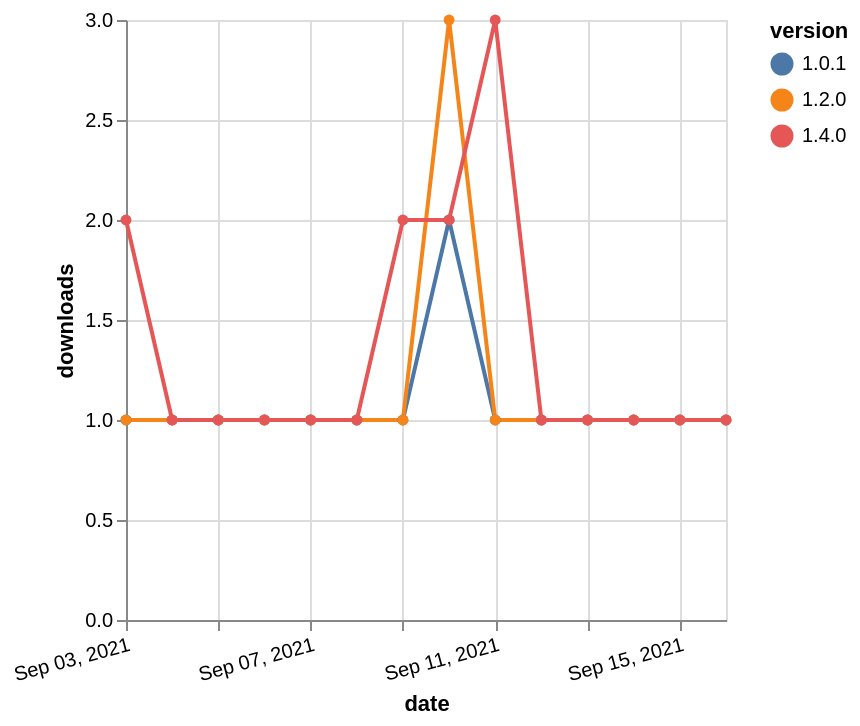

Write a Vega-Lite specification for this figure.
### Vega-Lite specification from a JSON file in a GitHub repository (floating-point values rounded to 4 significant figures)
{"$schema": "https://vega.github.io/schema/vega-lite/v5.json", "description": "A simple bar chart with embedded data.", "data": {"values": [{"date": "2021-09-03", "total": 169, "delta": 1, "version": "1.0.1"}, {"date": "2021-09-04", "total": 170, "delta": 1, "version": "1.0.1"}, {"date": "2021-09-05", "total": 171, "delta": 1, "version": "1.0.1"}, {"date": "2021-09-06", "total": 172, "delta": 1, "version": "1.0.1"}, {"date": "2021-09-07", "total": 173, "delta": 1, "version": "1.0.1"}, {"date": "2021-09-08", "total": 174, "delta": 1, "version": "1.0.1"}, {"date": "2021-09-09", "total": 175, "delta": 1, "version": "1.0.1"}, {"date": "2021-09-10", "total": 177, "delta": 2, "version": "1.0.1"}, {"date": "2021-09-11", "total": 178, "delta": 1, "version": "1.0.1"}, {"date": "2021-09-12", "total": 179, "delta": 1, "version": "1.0.1"}, {"date": "2021-09-13", "total": 180, "delta": 1, "version": "1.0.1"}, {"date": "2021-09-14", "total": 181, "delta": 1, "version": "1.0.1"}, {"date": "2021-09-15", "total": 182, "delta": 1, "version": "1.0.1"}, {"date": "2021-09-16", "total": 183, "delta": 1, "version": "1.0.1"}, {"date": "2021-09-03", "total": 200, "delta": 1, "version": "1.2.0"}, {"date": "2021-09-04", "total": 201, "delta": 1, "version": "1.2.0"}, {"date": "2021-09-05", "total": 202, "delta": 1, "version": "1.2.0"}, {"date": "2021-09-06", "total": 203, "delta": 1, "version": "1.2.0"}, {"date": "2021-09-07", "total": 204, "delta": 1, "version": "1.2.0"}, {"date": "2021-09-08", "total": 205, "delta": 1, "version": "1.2.0"}, {"date": "2021-09-09", "total": 206, "delta": 1, "version": "1.2.0"}, {"date": "2021-09-10", "total": 209, "delta": 3, "version": "1.2.0"}, {"date": "2021-09-11", "total": 210, "delta": 1, "version": "1.2.0"}, {"date": "2021-09-12", "total": 211, "delta": 1, "version": "1.2.0"}, {"date": "2021-09-13", "total": 212, "delta": 1, "version": "1.2.0"}, {"date": "2021-09-14", "total": 213, "delta": 1, "version": "1.2.0"}, {"date": "2021-09-15", "total": 214, "delta": 1, "version": "1.2.0"}, {"date": "2021-09-16", "total": 215, "delta": 1, "version": "1.2.0"}, {"date": "2021-09-03", "total": 126, "delta": 2, "version": "1.4.0"}, {"date": "2021-09-04", "total": 127, "delta": 1, "version": "1.4.0"}, {"date": "2021-09-05", "total": 128, "delta": 1, "version": "1.4.0"}, {"date": "2021-09-06", "total": 129, "delta": 1, "version": "1.4.0"}, {"date": "2021-09-07", "total": 130, "delta": 1, "version": "1.4.0"}, {"date": "2021-09-08", "total": 131, "delta": 1, "version": "1.4.0"}, {"date": "2021-09-09", "total": 133, "delta": 2, "version": "1.4.0"}, {"date": "2021-09-10", "total": 135, "delta": 2, "version": "1.4.0"}, {"date": "2021-09-11", "total": 138, "delta": 3, "version": "1.4.0"}, {"date": "2021-09-12", "total": 139, "delta": 1, "version": "1.4.0"}, {"date": "2021-09-13", "total": 140, "delta": 1, "version": "1.4.0"}, {"date": "2021-09-14", "total": 141, "delta": 1, "version": "1.4.0"}, {"date": "2021-09-15", "total": 142, "delta": 1, "version": "1.4.0"}, {"date": "2021-09-16", "total": 143, "delta": 1, "version": "1.4.0"}]}, "width": "container", "mark": {"type": "line", "point": {"filled": true}}, "encoding": {"x": {"field": "date", "type": "temporal", "timeUnit": "yearmonthdate", "title": "date", "axis": {"labelAngle": -15}}, "y": {"field": "delta", "type": "quantitative", "title": "downloads"}, "color": {"field": "version", "type": "nominal"}, "tooltip": {"field": "delta"}}}
